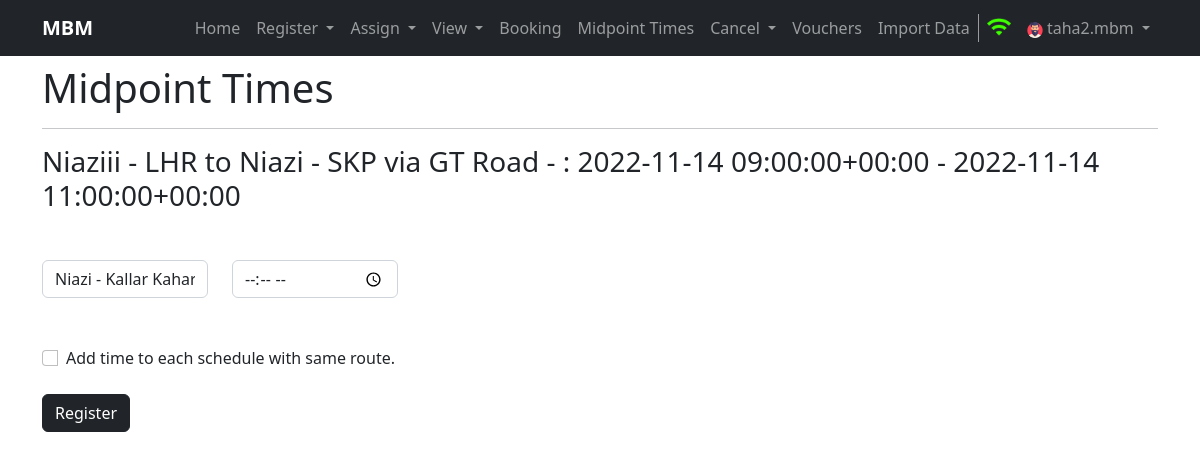
The page /addtimetosc/10 (signed in) on the database its author committed.
### home/models.py (models this page shows, shortened)
class Schedule(models.Model):
    departure = models.DateTimeField()
    arrival = models.DateTimeField()
    route_assg_bus = models.ForeignKey("RouteAssignedToBus", on_delete=models.CASCADE)
    mid_dept = models.CharField(max_length=500, default=None, null=True)
    status = models.BooleanField(default=True)
    created = models.DateTimeField(auto_now_add=True, editable=False, null=False, blank=False)
    last_modified = models.DateTimeField(auto_now_add=True, editable=False, null=False, blank=False)
    class Meta:
        verbose_name_plural = 'Schedule'
    def __str__(self):
        return str(self.route_assg_bus.route) + ' - '+': ' + str(self.departure) + ' - ' + str(self.arrival)

class RouteAssignedToBus(models.Model):
    bus = models.ForeignKey("Bus", on_delete=models.SET_NULL, null=True)
    route = models.ForeignKey("Route", on_delete=models.CASCADE)
    created = models.DateTimeField(auto_now_add=True, editable=False, null=False, blank=False)
    last_modified = models.DateTimeField(auto_now_add=True, editable=False, null=False, blank=False)
    class Meta:
        verbose_name_plural = 'RouteAssignedToBus'

class Route(models.Model):
    source = models.ForeignKey(Terminal, related_name='source_terminal', on_delete=models.CASCADE)
    destination = models.ForeignKey(Terminal, related_name='destination_terminal', on_delete=models.CASCADE)
    via = models.CharField(max_length=100)
    created = models.DateTimeField(auto_now_add=True, editable=False, null=False, blank=False)
    last_modified = models.DateTimeField(auto_now_add=True, editable=False, null=False, blank=False)
    class Meta:
        verbose_name_plural = 'Route'
    def __str__(self):
        return str(self.source) + ' to ' + str(self.destination) + ' via ' + self.via

class Terminal(models.Model):
    tcode = models.CharField(max_length=3, unique=True)
    name = models.CharField(max_length=100)
    city = models.CharField(max_length=100)
    address = models.CharField(max_length=150)
    created = models.DateTimeField(auto_now_add=True, editable=False, null=False, blank=False)
    last_modified = models.DateTimeField(auto_now_add=True, editable=False, null=False, blank=False)
    class Meta:
        verbose_name_plural = 'Terminal'
    def __str__(self):
        return self.name + ' - ' + self.city

class Midpoint(models.Model):
    route = models.ForeignKey(Route, on_delete=models.CASCADE)
    terminal = models.ForeignKey(Terminal, on_delete=models.CASCADE)
    created = models.DateTimeField(auto_now_add=True, editable=False, null=False, blank=False)
    last_modified = models.DateTimeField(auto_now_add=True, editable=False, null=False, blank=False)
    class Meta:
        verbose_name_plural = 'Midpoint'

### home/views.py (the view, shortened to what this page needs)
# urls.py: path('addtimetosc/<int:schedule_id>', views.addtimetosc, name='addtimetosc'),
def addtimetosc(request, schedule_id):
    if request.user.is_anonymous:
        return redirect('/login')
    midpoints = None
    schedule = None
    try:
        schedule = Schedule.objects.get(id=schedule_id)
        route = schedule.route_assg_bus.route
        midpoints = Midpoint.objects.filter(route=route)
        if not schedule.route_assg_bus.bus:
            messages.warning(request, 'Bus not assigned to this route!')
            return midtimes(request)
    except Exception as e:
        messages.warning(request, e)
        return midtimes(request)
    return render(request, 'addtimetosc.html', {'midpoints': midpoints, 'schedule': schedule})

### templates/addtimetosc.html (shortened to what this page needs)
{% extends 'base.html' %}
{% block username %}{{ request.user.username }}{% endblock username %}
{%block body%}
{% load static %}
<div class="container my-2">
  <h1>Midpoint Times</h1>
  <hr>
{% if schedule %}
<h3>{{schedule}}</h3>
{% endif %}
{% if midpoints %}
<form method="post" name="register" action="">
    {% for md in midpoints %}
    <div class="my-5 row">
          <div class="col-sm-2">
          <input type="text" class="form-control" id="inputTerminal" name="inputTerminal" value="{{md.terminal}}" readonly required>
          </div>
          <div class="col-sm-2">
          <input type="time" class="form-control" id="inputTime" name="inputTime" required>
          </div>
    </div>
    {% endfor %}
    <div class="input-group mb-3">
          <input class="form-check-input" type="checkbox" name="inputCheck" aria-label="Checkbox for following text input">
        <div class="col-sm-6 mx-2 text-start">
        <label for="inputCheck" class="form-label">Add time to each schedule with same route.</label>
        </div>
      </div>
    <button type="submit" class="btn btn-dark btn-md">Register</button>
</form>
{% else %}
<div class="alert alert-warning alert-dismissible fade show" role="alert">
    <strong>Sorry No Midpoints registered on this Route</strong>
    <button type="button" class="btn-close" data-bs-dismiss="alert" aria-label="Close"></button>
</div>
{% endif %}
</div>
{%endblock body%}

### rows shown on the page
Schedule: route_assg_bus+departure+arrival "Niaziii - LHR to Niazi - SKP via GT Road - : 2022-11-14 09:00:00+00:00 - 2022-11-14 11:00:00+00:00"
Midpoint: inputTerminal "Niazi - Kallar Kahar"

### other values the page prints
{{ request.user.username }} "taha2.mbm"
